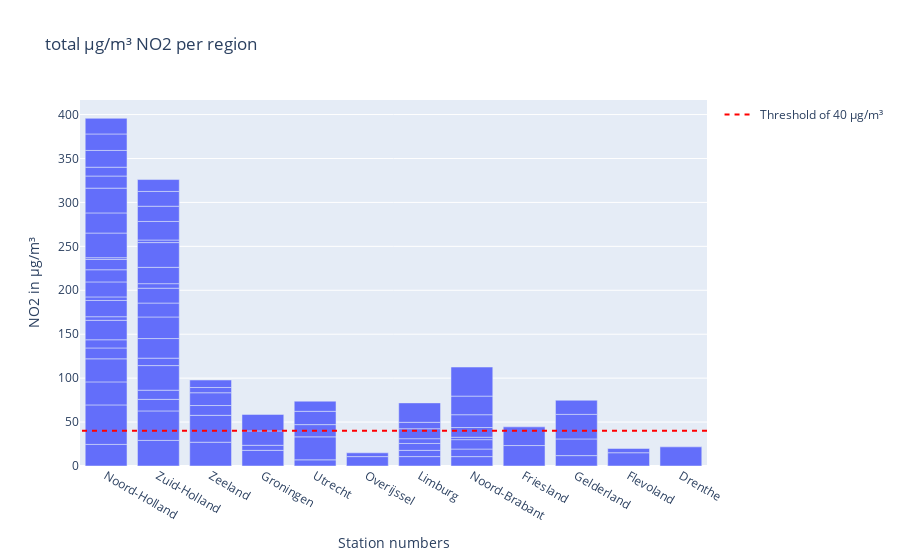

Notebook cell for this chart:
### Markdown cell above
### Note for visualization team: add legend for the red line which represent the threshold.

### Code cell
import plotly.express as px
import plotly.graph_objects as go


bar = px.bar(meanlocation, x=NO2_pvencoding, y= 'value', title='total µg/m³ NO2 per region')
bar.update_layout(yaxis_title='NO2 in µg/m³', xaxis_title= "Station numbers", barmode='group') 
#bar.add_shape(type='line', y0=40, y1=40, xref='paper', x0=0, x1=1, line_color='red')
bar.add_shape(
    legendrank=1,
    showlegend=True,
    type="line",
    xref="paper",
    line=dict(dash="5px", color='red'),
    x0=1,
    x1=0,
    y0=40,
    y1=40,
    name='Threshold of 40 µg/m³'
)

bar.show()

### Figure 1 — Plotly figure (JSON) as saved in the notebook; plotly's stock layout.template omitted (floating-point values rounded to 4 significant figures)
{"data": [{"alignmentgroup": "True", "hovertemplate": "x=%{x}<br>value=%{y}<extra></extra>", "legendgroup": "", "marker": {"color": "#636efa", "pattern": {"shape": ""}}, "name": "", "offsetgroup": "", "orientation": "v", "showlegend": false, "textposition": "auto", "type": "bar", "x": ["Noord-Holland", "Noord-Holland", "Zuid-Holland", "Zuid-Holland", "Zeeland", "Zeeland", "Groningen", "Noord-Holland", "Zuid-Holland", "Zuid-Holland", "Noord-Holland", "Utrecht", "Noord-Holland", "Overijssel", "Noord-Holland", "Noord-Holland", "Limburg", "Noord-Brabant", "Zeeland", "Friesland", "Zuid-Holland", "Utrecht", "Zeeland", "Utrecht", "Utrecht", "Gelderland", "Zeeland", "Noord-Brabant", "Zeeland", "Friesland", "Zuid-Holland", "Zuid-Holland", "Noord-Holland", "Noord-Holland", "Flevoland", "Zuid-Holland", "Zuid-Holland", "Noord-Holland", "Zuid-Holland", "Limburg", "Zuid-Holland", "Drenthe", "Noord-Holland", "Zuid-Holland", "Noord-Holland", "Noord-Brabant", "Limburg", "Noord-Holland", "Zuid-Holland", "Gelderland", "Groningen", "Flevoland", "Zuid-Holland", "Noord-Brabant", "Noord-Holland", "Noord-Brabant", "Limburg", "Noord-Holland", "Zuid-Holland", "Noord-Holland", "Noord-Holland", "Utrecht", "Zuid-Holland", "Noord-Brabant", "Noord-Brabant", "Noord-Holland", "Noord-Holland", "Gelderland", "Noord-Holland", "Overijssel", "Zuid-Holland", "Groningen", "Groningen", "Noord-Holland", "Limburg", "Limburg", "Limburg", "Gelderland", "Zuid-Holland", "Noord-Holland", "Noord-Brabant"], "xaxis": "x", "y": [24.58, 44.96, 29.12, 33.58, 27.07, 30.6, 17.82, 26.21, 13.15, 10.44, 26.25, 7.017, 12.35, 10.7, 9.311, 22.17, 10.71, 10.68, 11.16, 23.28, 28.01, 26.14, 14.55, 13.94, 15.14, 11.83, 5.972, 8.592, 8.524, 21.25, 8.448, 22.31, 4.088, 18.53, 15.11, 24.55, 15.85, 4.017, 16.9, 7.089, 5.179, 21.78, 17.07, 18.57, 13.85, 10.73, 7.852, 11.79, 28.18, 18.97, 5.752, 4.837, 2.908, 2.723, 1.961, 11.08, 5.438, 27.99, 21.13, 22.92, 28.22, 11.55, 17.33, 14.57, 21.16, 13.78, 10.05, 27.95, 19.07, 4.3, 16.82, 16.37, 18.78, 18.77, 11.38, 7.258, 22.1, 16.09, 13.55, 17.82, 33.09], "yaxis": "y"}], "layout": {"barmode": "group", "legend": {"tracegroupgap": 0}, "shapes": [{"legendrank": 1, "line": {"color": "red", "dash": "5px"}, "name": "Threshold of 40 µg/m³", "showlegend": true, "type": "line", "x0": 1, "x1": 0, "xref": "paper", "y0": 40, "y1": 40}], "title": {"text": "total µg/m³ NO2 per region"}, "xaxis": {"anchor": "y", "domain": [0, 1], "title": {"text": "Station numbers"}}, "yaxis": {"anchor": "x", "domain": [0, 1], "title": {"text": "NO2 in µg/m³"}}}}
